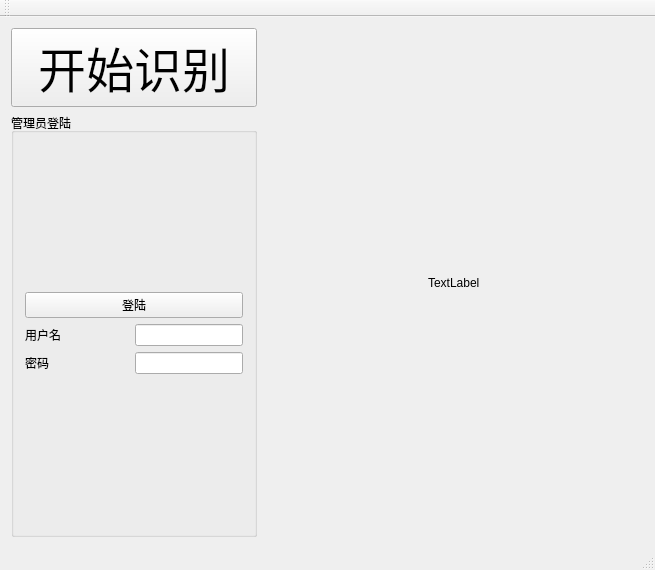
<?xml version="1.0" encoding="UTF-8"?>
<ui version="4.0">
 <class>MainWindow</class>
 <widget class="QMainWindow" name="MainWindow">
  <property name="geometry">
   <rect>
    <x>0</x>
    <y>0</y>
    <width>655</width>
    <height>570</height>
   </rect>
  </property>
  <property name="windowTitle">
   <string>MainWindow</string>
  </property>
  <widget class="QWidget" name="centralWidget">
   <layout class="QGridLayout" name="gridLayout_2">
    <item row="0" column="0">
     <layout class="QHBoxLayout" name="horizontalLayout_4">
      <item>
       <layout class="QVBoxLayout" name="verticalLayout_2">
        <item>
         <widget class="QPushButton" name="pushButton_2">
          <property name="font">
           <font>
            <family>Agency FB</family>
            <pointsize>36</pointsize>
           </font>
          </property>
          <property name="text">
           <string>开始识别</string>
          </property>
         </widget>
        </item>
        <item>
         <widget class="QGroupBox" name="groupBox">
          <property name="title">
           <string>管理员登陆</string>
          </property>
          <layout class="QGridLayout" name="gridLayout">
           <item row="0" column="0">
            <layout class="QHBoxLayout" name="horizontalLayout_3">
             <item>
              <layout class="QVBoxLayout" name="verticalLayout">
               <item>
                <widget class="QPushButton" name="pushButton">
                 <property name="text">
                  <string>登陆</string>
                 </property>
                </widget>
               </item>
               <item>
                <layout class="QHBoxLayout" name="horizontalLayout">
                 <item>
                  <widget class="QLabel" name="label">
                   <property name="text">
                    <string>用户名</string>
                   </property>
                  </widget>
                 </item>
                 <item>
                  <spacer name="horizontalSpacer">
                   <property name="orientation">
                    <enum>Qt::Horizontal</enum>
                   </property>
                   <property name="sizeHint" stdset="0">
                    <size>
                     <width>40</width>
                     <height>20</height>
                    </size>
                   </property>
                  </spacer>
                 </item>
                 <item>
                  <widget class="QLineEdit" name="lineEdit_admin_name"/>
                 </item>
                </layout>
               </item>
               <item>
                <layout class="QHBoxLayout" name="horizontalLayout_2">
                 <item>
                  <widget class="QLabel" name="label_2">
                   <property name="text">
                    <string>密码</string>
                   </property>
                  </widget>
                 </item>
                 <item>
                  <spacer name="horizontalSpacer_2">
                   <property name="orientation">
                    <enum>Qt::Horizontal</enum>
                   </property>
                   <property name="sizeHint" stdset="0">
                    <size>
                     <width>40</width>
                     <height>20</height>
                    </size>
                   </property>
                  </spacer>
                 </item>
                 <item>
                  <spacer name="horizontalSpacer_3">
                   <property name="orientation">
                    <enum>Qt::Horizontal</enum>
                   </property>
                   <property name="sizeHint" stdset="0">
                    <size>
                     <width>40</width>
                     <height>20</height>
                    </size>
                   </property>
                  </spacer>
                 </item>
                 <item>
                  <widget class="QLineEdit" name="lineEdit_admin_passwd">
                   <property name="echoMode">
                    <enum>QLineEdit::Password</enum>
                   </property>
                  </widget>
                 </item>
                </layout>
               </item>
              </layout>
             </item>
            </layout>
           </item>
          </layout>
         </widget>
        </item>
       </layout>
      </item>
      <item>
       <spacer name="horizontalSpacer_4">
        <property name="orientation">
         <enum>Qt::Horizontal</enum>
        </property>
        <property name="sizeHint" stdset="0">
         <size>
          <width>40</width>
          <height>20</height>
         </size>
        </property>
       </spacer>
      </item>
      <item>
       <widget class="QLabel" name="label_3">
        <property name="text">
         <string>TextLabel</string>
        </property>
       </widget>
      </item>
      <item>
       <spacer name="horizontalSpacer_5">
        <property name="orientation">
         <enum>Qt::Horizontal</enum>
        </property>
        <property name="sizeHint" stdset="0">
         <size>
          <width>40</width>
          <height>20</height>
         </size>
        </property>
       </spacer>
      </item>
     </layout>
    </item>
   </layout>
  </widget>
  <widget class="QMenuBar" name="menuBar">
   <property name="geometry">
    <rect>
     <x>0</x>
     <y>0</y>
     <width>655</width>
     <height>26</height>
    </rect>
   </property>
  </widget>
  <widget class="QToolBar" name="mainToolBar">
   <attribute name="toolBarArea">
    <enum>TopToolBarArea</enum>
   </attribute>
   <attribute name="toolBarBreak">
    <bool>false</bool>
   </attribute>
  </widget>
  <widget class="QStatusBar" name="statusBar"/>
 </widget>
 <layoutdefault spacing="6" margin="11"/>
 <resources/>
 <connections/>
</ui>
